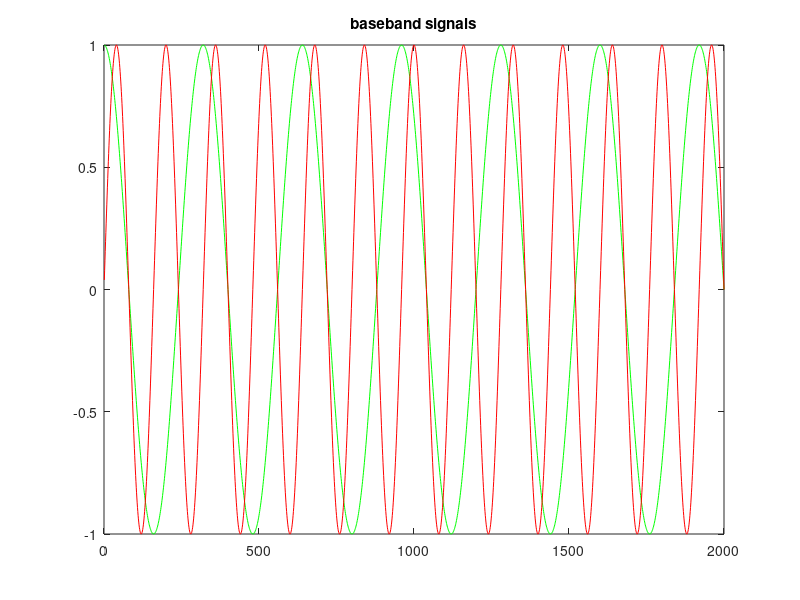
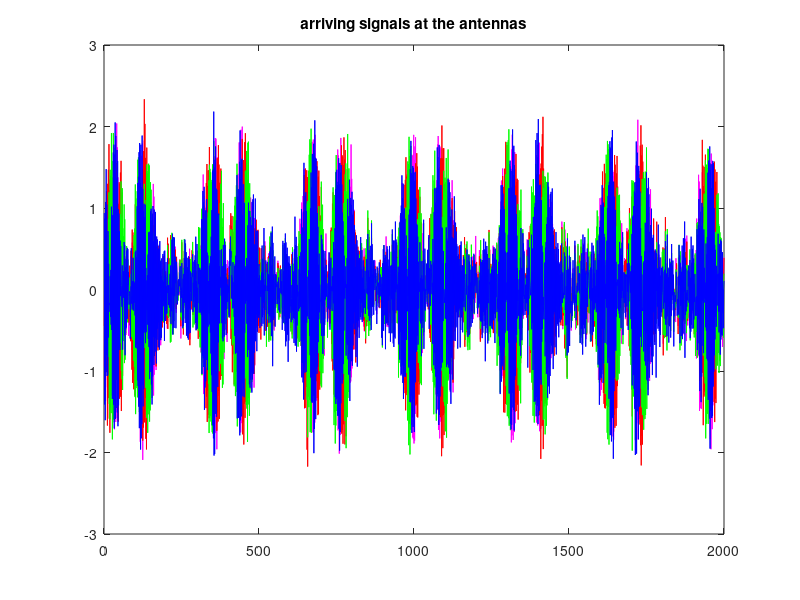
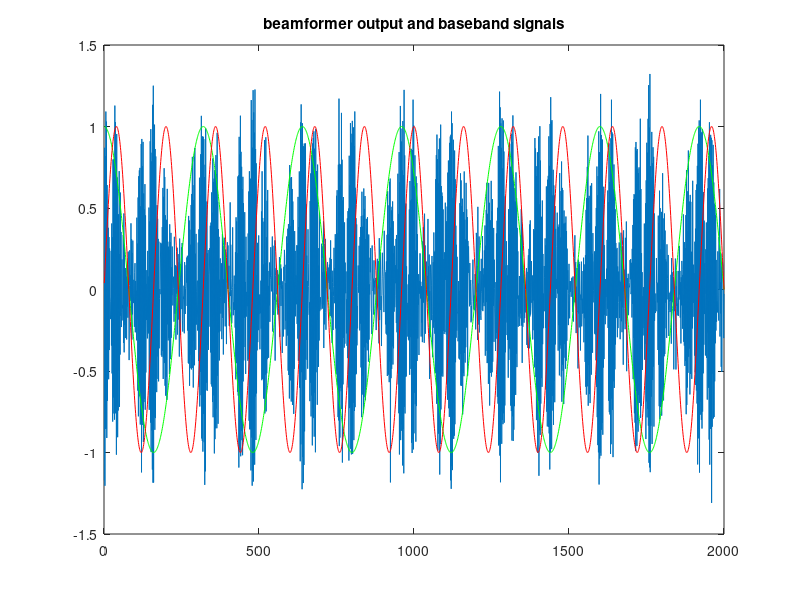

Write MATLAB code to recreate these figures, in order.
%Assignment 3.1c)
clc
clear all
close all

k = 1:4;
r(k) = 0.85.^(k-1);                          %autocorrelation function

Rvv = toeplitz(r);

P = chol(Rvv, 'lower');                     %Cholesky-factorization

n = 1:2000;                                  % time index
E = randn(4,n(end))*0.2;                     %property of whiteness

V = P*E

%repeating b)

f_s = 16000;                                % sampling frequency
f_c = 7800;                                 % carrier frequency
c = exp(i*n/f_s*2*pi*f_c);  

%create baseband signal as sum of sinusoids
f1 = 50;
f2 = 2*f1;
s1 = cos(2*pi*f1*n/f_s);                      % baseband component f1
s2 = sin(2*pi*f2*n/f_s);                  % baseband component f2  
r1 = s1.*c;
r2 = s2.*c;

%generate phase shift vector h1
theta = 30;                                 % DOA 
theta = theta/360*2*pi;
j = 1:4;                                    % beamformer with 4 antennas
h1(j) = (exp(i*2*pi/5*cos(theta))).^(j-1);   % phase shift vector        
h1=h1.'; 

%generate phase shift vector h2
theta = 45;                                 % DOA 
theta = theta/360*2*pi;
j = 1:4;                                    % beamformer with 4 antennas
h2(j) = (exp(i*2*pi/5*cos(theta))).^(j-1);   % phase shift vector        
h2=h2.'; 

% compute antenna signals for the two arriving components

Y1 = h1*r1;
Y2 = h2*r2;  
Ysum = Y1 + Y2 + V;

% compute beamformer

theta0 =30;                              % angle of unit response 
theta0 = theta0/360*2*pi;
h0(j) = (exp(i*2*pi/5*cos(theta0))).^(j-1); % phase shift vector 
h0=h0.';             

Ryy= corr(Ysum'); 

c0=h0'*Ryy^(-1)/(h0'*Ryy^(-1)*h0)

shat= c0*Ysum; 

figure
plot(n,s1, 'g')
hold on
plot(n,s2, 'r')
title('baseband signals')

figure()
plot(n,Ysum(1,:),'m')
hold on
plot(n,Ysum(2,:),'r')
hold on
plot(n,Ysum(3,:),'g')
hold on
plot(n,Ysum(4,:),'b')
title('arriving signals at the antennas')

figure
plot(real(shat))
hold on
plot(n,s1, 'g')
hold on
plot(n,s2, 'r')
title('beamformer output and baseband signals')